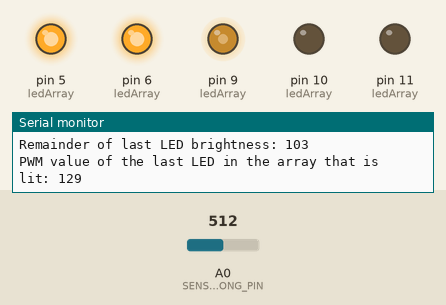
A sketch run on a simulated Arduino Uno, built with avr-gcc and run on an emulated ATmega328P. Parts: output pins drawn as LEDs (lit = HIGH), the last lines printed to the serial monitor. Inputs (shaded band) come from the test bench; at power-on: A0 (SENSOR_ANALONG_PIN) = 512.

Above: at 1.2 s.
1.3 s: A0 (SENSOR_ANALONG_PIN) set to 5
At 3.0 s:
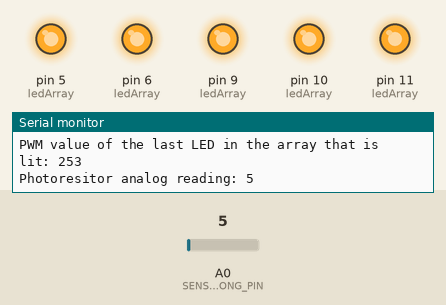
3.3 s: A0 (SENSOR_ANALONG_PIN) set to 2
At 4.2 s:
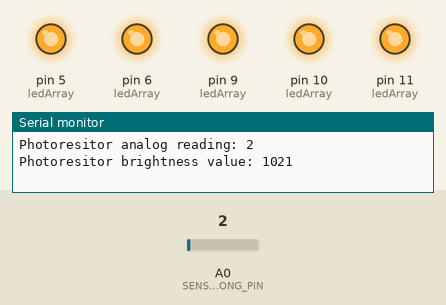
6.3 s: A0 (SENSOR_ANALONG_PIN) set to 122
At 7.7 s:
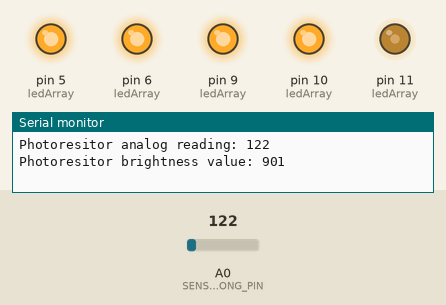
8.2 s: A0 (SENSOR_ANALONG_PIN) set to 134
At 9.0 s:
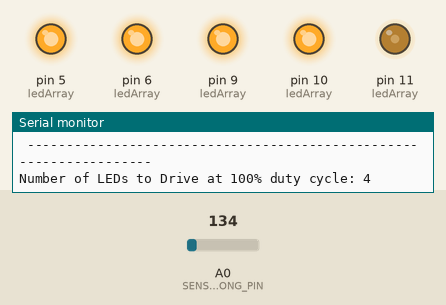
11.2 s: A0 (SENSOR_ANALONG_PIN) set to 195
At 12.4 s:
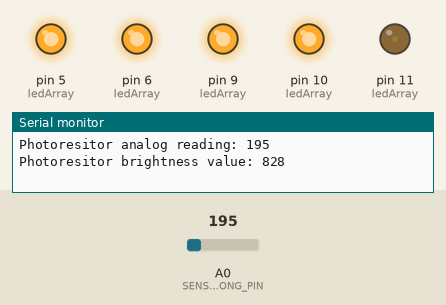
12.9 s: A0 (SENSOR_ANALONG_PIN) set to 224
At 13.6 s:
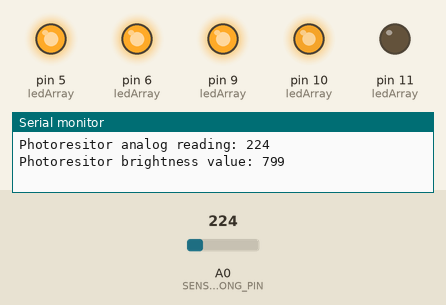
Timing chart, 0 to 15.7 s (numbered marks = the images above; inputs shaded):
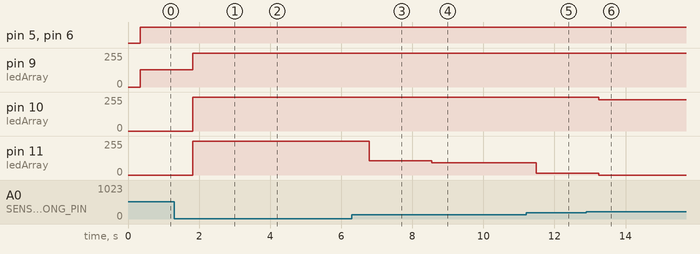

Measured:
- after the input at 1.3 s, pin 9 (ledArray): 129/255 → 255/255 after 0.53 s; pin 10 (ledArray): 0/255 → 255/255 after 0.53 s; pin 11 (ledArray): 0/255 → 253/255 after 0.53 s
- after the input at 3.3 s, pin 11 (ledArray): 253/255 → 255/255 after 0.29 s
- after the input at 6.3 s, pin 11 (ledArray): 255/255 → 106/255 after 0.48 s
- after the input at 8.2 s, pin 11 (ledArray): 106/255 → 91/255 after 0.35 s
- after the input at 11.2 s, pin 11 (ledArray): 91/255 → 15/255 after 0.28 s
- after the input at 12.9 s, pin 10 (ledArray): 255/255 → 234/255 after 0.34 s; pin 11 (ledArray): 15/255 → 0/255 after 0.34 s

The sketch:

pcb_photoresistor_led_array_example.ino
```cpp
// Analog Pin 0 is what is used to read the voltage levels from the analog pin of the PCB.
// Possible values are 0 - 1023 where 0 is the brightest and 1023 is the darkest
#define SENSOR_ANALONG_PIN 0

// We will drive 5 PWM pins based on the input from the photoresitor. When using the analog
// output from the PCB, drive the pin as a PWMs so that reflects the brightness of the
// room.
#define LED_ARRAY_ELEMENT_0 5
#define LED_ARRAY_ELEMENT_1 6
#define LED_ARRAY_ELEMENT_2 9
#define LED_ARRAY_ELEMENT_3 10
#define LED_ARRAY_ELEMENT_4 11

// Sample rate
#define PHOTORESISTOR_SAMPLE_RATE_IN_MS 50

static int ledArray[5] = {LED_ARRAY_ELEMENT_0, LED_ARRAY_ELEMENT_1, LED_ARRAY_ELEMENT_2, LED_ARRAY_ELEMENT_3, LED_ARRAY_ELEMENT_4};
static const int NUM_OF_LEDS_IN_ARRAY = sizeof(ledArray) / sizeof(int);

static const int LED_MIN_BRIGHTNESS = 0;
static const int LED_MAX_BRIGHTNESS = 255;

static const int PHOTORESISTOR_MIN_VALUE = 0;
static const int PHOTORESISTOR_MAX_VALUE = 1023;

static const int LED_RANGE = (LED_MAX_BRIGHTNESS - LED_MIN_BRIGHTNESS) + 1;
static const int PHOTORESISTOR_RANGE = (PHOTORESISTOR_MAX_VALUE - PHOTORESISTOR_MIN_VALUE) + 1;

static const int  PHOTORESISTOR_STEP = PHOTORESISTOR_RANGE / NUM_OF_LEDS_IN_ARRAY;
static const float PHOTORESISTOR_TO_LED_MULTIPLIER = (float)LED_RANGE / (float)PHOTORESISTOR_STEP;

void setup() {
  // Init the serial communications for debugging messages
  Serial.begin(9600);

  Serial.print("Number of LEDs in the Array: "); Serial.println(NUM_OF_LEDS_IN_ARRAY);
  Serial.print("LED Range: "); Serial.println(LED_RANGE);
  Serial.print("Photoresistor Step: "); Serial.println(PHOTORESISTOR_STEP);
  Serial.print("Photoresistor Range: "); Serial.println(PHOTORESISTOR_RANGE);
  Serial.print("Multiplier: "); Serial.println(PHOTORESISTOR_TO_LED_MULTIPLIER);

  // Iterate over the array and set the PWM pins to output
  for(int i = 0; i < NUM_OF_LEDS_IN_ARRAY; i++) {
    pinMode(ledArray[i], OUTPUT);
  }
}

void loop() {
  // *** Uncomment this line if the data line runs from A0 on the PCB to A0 on the Arduino
  int photoresistorAnalogValue = readAnalogSensorPin();

  updateLedArray(photoresistorAnalogValue);

  // Add this delay so the output is trottled to something reasonable
  delay(PHOTORESISTOR_SAMPLE_RATE_IN_MS);
}

int readAnalogSensorPin() {
  // Read the value on the Analog pin - represents the value from the photoresistor PCB. Values are
  // 0 (bright) to 1023 (dark)
  int photoresistorAnalogValue = analogRead(SENSOR_ANALONG_PIN);
  return photoresistorAnalogValue;
}

void updateLedArray(int photoresistorAnalogValue) {
  // The PWM is 0-255, where 255 is 100% duty cycle and 0 is 0% duty cycle. The photoresistor is brightest when
  // it is a analog value of 0, and darkest when it is 1023.

  // Invert the value to make the max the brightness value instead of 0 being the brightest
  // Remember, a value of 0 (or min value set above) means no resistance and therefore means the room is bright
  int brightness = PHOTORESISTOR_MAX_VALUE - photoresistorAnalogValue;

  // This will take the 'floor' value of the brightness divided by the photoresistor step so that
  // we know how many LEDs to just drive at full brightness. The reminder is used to determine
  // the duty cycle of the last LED to drive.
  int numberOfLedsToFullBrightness = brightness / PHOTORESISTOR_STEP;
  int remainderOfPhotoresistorBrightnessForLastLED = brightness % PHOTORESISTOR_STEP;
  int lastLEDPWMValue = (int)((float)remainderOfPhotoresistorBrightnessForLastLED * PHOTORESISTOR_TO_LED_MULTIPLIER);

  if (photoresistorAnalogValue < PHOTORESISTOR_MIN_VALUE || photoresistorAnalogValue > PHOTORESISTOR_MAX_VALUE) {
      Serial.print("Photoresistor value is out of expected range: "); Serial.println(photoresistorAnalogValue);
      return;
  }

  Serial.println(" ------------------------------------------------------------------- ");
  Serial.print("Number of LEDs to Drive at 100% duty cycle: "); Serial.println(numberOfLedsToFullBrightness);
  Serial.print("Remainder of last LED brightness: "); Serial.println(remainderOfPhotoresistorBrightnessForLastLED);
  Serial.print("PWM value of the last LED in the array that is lit: "); Serial.println(lastLEDPWMValue);
  Serial.print("Photoresitor analog reading: "); Serial.println(photoresistorAnalogValue);
  Serial.print("Photoresitor brightness value: "); Serial.println(brightness);

  int ledCounter = 0;

  // Any LEDs that need to be driven at 100% duty cycle, do that now
  for(ledCounter = 0; ledCounter < numberOfLedsToFullBrightness; ledCounter++) {
      //Serial.print("LED "); Serial.print(ledCounter); Serial.println(" set to full brightness");
      analogWrite(ledArray[ledCounter], LED_MAX_BRIGHTNESS);
  }

  if (ledCounter < NUM_OF_LEDS_IN_ARRAY) {
      // Now set the duty cycle for the only LED that will be dynamic
      //Serial.print("LED "); Serial.print(ledCounter); Serial.print(" is PWM value: "); + Serial.println(lastLEDPWMValue);
      analogWrite(ledArray[ledCounter], lastLEDPWMValue);

      // Turn off the remaining LEDs
      for (ledCounter++; ledCounter < NUM_OF_LEDS_IN_ARRAY; ledCounter++) {
          //Serial.print("LED "); Serial.print(ledCounter); Serial.println(" set to off");
          analogWrite(ledArray[ledCounter], LED_MIN_BRIGHTNESS);
      }
  }
}
```
